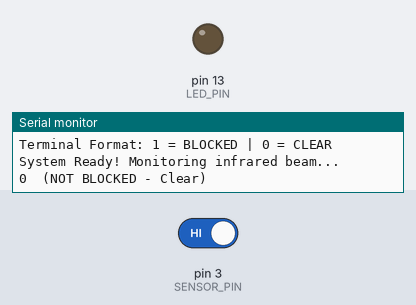
Simulated run of this sketch. Board: Arduino Uno, built with avr-gcc and run on an emulated ATmega328P. On the bench: output pins drawn as LEDs (lit = HIGH), the last lines printed to the serial monitor. The inputs (shaded band) are chosen by the test bench; at power-on: pin 3 (SENSOR_PIN) HIGH.

Above: at 1.4 s.
1.5 s: pin 3 (SENSOR_PIN) driven LOW
At 2.7 s:
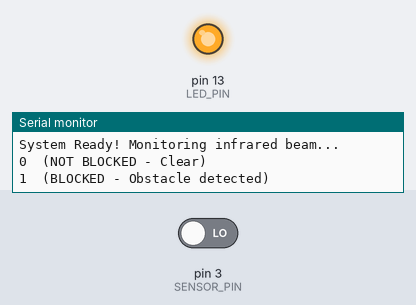
3.0 s: pin 3 (SENSOR_PIN) driven HIGH
At 4.0 s:
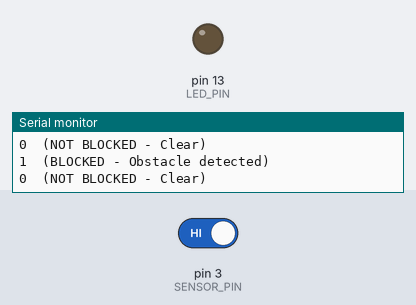
Timing chart, 0 to 6.0 s (numbered marks = the images above; inputs shaded):
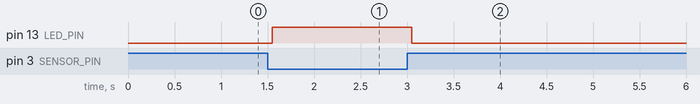

Measured:
- after the input at 1.5 s, pin 13 (LED_PIN): LOW → HIGH after 0.05 s
- after the input at 3.0 s, pin 13 (LED_PIN): HIGH → LOW after 0.05 s

The sketch:

test_ir_sensor.ino
```cpp
/*
 * =====================================================================
 *  OakWood Subdivision - Automated Gate Photocell Sensor Monitor
 *  (Inspired by Industrial 12V-24V Dry Contact Gate Sensor)
 * =====================================================================
 *  Hardware Connections:
 *  ---------------------------------------------------------------------
 *  1. Photocell Power:
 *     - Sensor TX & RX Power (+) -> External 12V - 24V DC power supply (+)
 *     - Sensor TX & RX Power (-) -> External 12V - 24V DC power supply (-)
 *
 *  2. Relay Output (Receiver to Arduino):
 *     - COM (Common)           -> Arduino GND
 *     - NO (or OUT)            -> Arduino Digital Pin D3
 *
 *  * CAUTION:
 *    Never connect the 12V/24V power wire directly to Arduino pins!
 *    The relay terminals (COM and NO/OUT) are isolated dry contacts.
 * =====================================================================
 */

const int SENSOR_PIN = 3;       // Photocell relay output connected to Pin D3
const int LED_PIN    = 13;      // Built-in Arduino LED for visual confirmation

// Debouncing variables to prevent mechanical relay contact chatter
int lastSensorState = -1;
int lastStableState = -1;
unsigned long lastDebounceTime = 0;
const unsigned long debounceDelay = 50; // 50ms debounce filter

void setup() {
  Serial.begin(9600);
  while (!Serial && millis() < 3000); // Wait for serial port

  // Internal pull-up:
  // - Open contact (Clear)   -> Reads HIGH (5V)
  // - Closed contact (Blocked) -> Reads LOW (GND)
  pinMode(SENSOR_PIN, INPUT_PULLUP);
  pinMode(LED_PIN, OUTPUT);

  Serial.println(F("=================================================="));
  Serial.println(F("  OakWood Subdivision - Photocell Sensor Monitor  "));
  Serial.println(F("=================================================="));
  Serial.println(F("Wiring Check: COM -> GND | NO/OUT -> Pin D3"));
  Serial.println(F("Terminal Format: 1 = BLOCKED | 0 = CLEAR"));
  Serial.println(F("System Ready! Monitoring infrared beam...\n"));
}

void loop() {
  int currentReading = digitalRead(SENSOR_PIN);

  // If reading changed due to noise or relay click, reset the debounce timer
  if (currentReading != lastSensorState) {
    lastDebounceTime = millis();
    lastSensorState = currentReading;
  }

  // Only accept the reading if it has stayed stable for debounceDelay (50ms)
  if ((millis() - lastDebounceTime) > debounceDelay) {
    if (currentReading != lastStableState) {
      lastStableState = currentReading;

      /*
       * With COM to GND and NO/OUT to Pin D3:
       * - When BEAM IS BROKEN (Blocked): Relay closes -> Pin goes LOW
       * - When BEAM IS INTACT (Clear):  Relay opens  -> Pin goes HIGH
       */
      if (currentReading == LOW) {
        // 1 = BLOCKED
        digitalWrite(LED_PIN, HIGH);
        Serial.println(F("1  (BLOCKED - Obstacle detected)"));
      } else {
        // 0 = CLEAR
        digitalWrite(LED_PIN, LOW);
        Serial.println(F("0  (NOT BLOCKED - Clear)"));
      }
    }
  }
}
```
